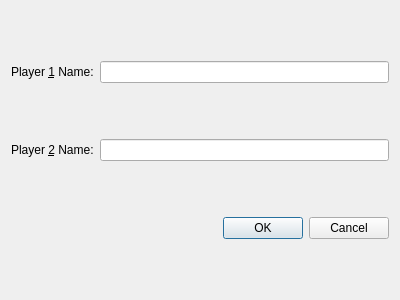
<?xml version="1.0" encoding="UTF-8"?>
<ui version="4.0">
 <class>ConfigurationDialog</class>
 <widget class="QDialog" name="ConfigurationDialog">
  <property name="geometry">
   <rect>
    <x>0</x>
    <y>0</y>
    <width>400</width>
    <height>300</height>
   </rect>
  </property>
  <property name="windowTitle">
   <string>Dialog</string>
  </property>
  <layout class="QGridLayout" name="gridLayout">
   <item row="0" column="0">
    <widget class="QLabel" name="player1Label">
     <property name="text">
      <string>Player &amp;1 Name:</string>
     </property>
     <property name="buddy">
      <cstring>player1Name</cstring>
     </property>
    </widget>
   </item>
   <item row="0" column="1">
    <widget class="QLineEdit" name="player1Name"/>
   </item>
   <item row="1" column="0">
    <widget class="QLabel" name="player2Label">
     <property name="text">
      <string>Player &amp;2 Name:</string>
     </property>
     <property name="buddy">
      <cstring>player2Name</cstring>
     </property>
    </widget>
   </item>
   <item row="1" column="1">
    <widget class="QLineEdit" name="player2Name"/>
   </item>
   <item row="2" column="0" colspan="2">
    <widget class="QDialogButtonBox" name="buttonBox">
     <property name="orientation">
      <enum>Qt::Horizontal</enum>
     </property>
     <property name="standardButtons">
      <set>QDialogButtonBox::Cancel|QDialogButtonBox::Ok</set>
     </property>
    </widget>
   </item>
  </layout>
 </widget>
 <tabstops>
  <tabstop>player1Name</tabstop>
  <tabstop>player2Name</tabstop>
 </tabstops>
 <resources/>
 <connections>
  <connection>
   <sender>buttonBox</sender>
   <signal>accepted()</signal>
   <receiver>ConfigurationDialog</receiver>
   <slot>accept()</slot>
   <hints>
    <hint type="sourcelabel">
     <x>229</x>
     <y>227</y>
    </hint>
    <hint type="destinationlabel">
     <x>157</x>
     <y>274</y>
    </hint>
   </hints>
  </connection>
  <connection>
   <sender>buttonBox</sender>
   <signal>rejected()</signal>
   <receiver>ConfigurationDialog</receiver>
   <slot>reject()</slot>
   <hints>
    <hint type="sourcelabel">
     <x>297</x>
     <y>233</y>
    </hint>
    <hint type="destinationlabel">
     <x>286</x>
     <y>274</y>
    </hint>
   </hints>
  </connection>
  <connection>
   <sender>player1Name</sender>
   <signal>textChanged(QString)</signal>
   <receiver>ConfigurationDialog</receiver>
   <slot>updateOKButtonState()</slot>
   <hints>
    <hint type="sourcelabel">
     <x>147</x>
     <y>66</y>
    </hint>
    <hint type="destinationlabel">
     <x>111</x>
     <y>15</y>
    </hint>
   </hints>
  </connection>
  <connection>
   <sender>player2Name</sender>
   <signal>textChanged(QString)</signal>
   <receiver>ConfigurationDialog</receiver>
   <slot>updateOKButtonState()</slot>
   <hints>
    <hint type="sourcelabel">
     <x>287</x>
     <y>138</y>
    </hint>
    <hint type="destinationlabel">
     <x>235</x>
     <y>94</y>
    </hint>
   </hints>
  </connection>
 </connections>
 <slots>
  <slot>updateOKButtonState()</slot>
 </slots>
</ui>
